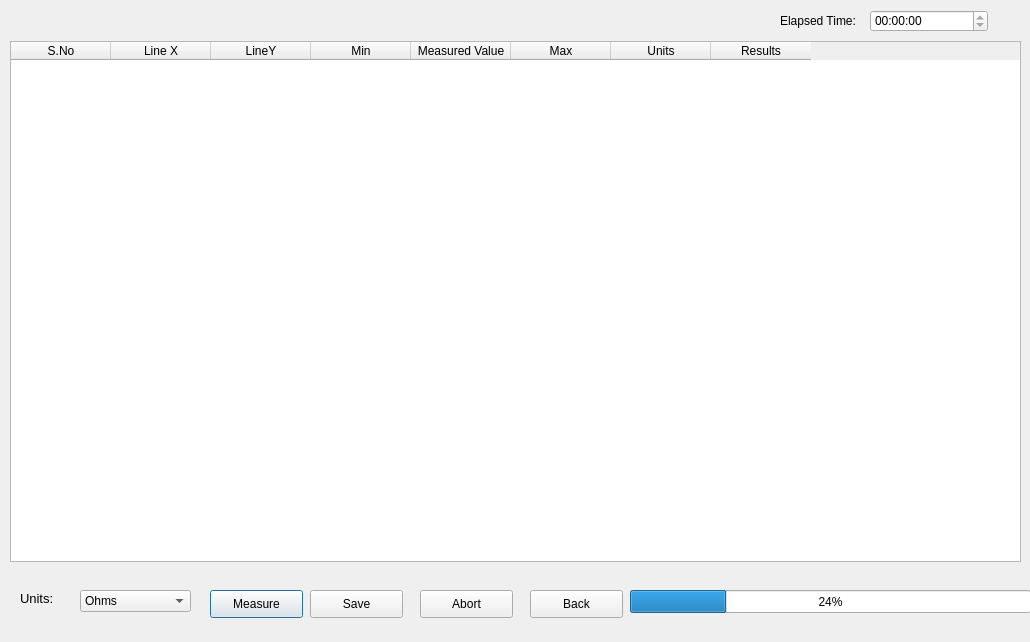
<?xml version="1.0" encoding="UTF-8"?>
<ui version="4.0">
 <class>Dialog_Pin_to_PinAutomatic</class>
 <widget class="QDialog" name="Dialog_Pin_to_PinAutomatic">
  <property name="geometry">
   <rect>
    <x>0</x>
    <y>0</y>
    <width>1030</width>
    <height>642</height>
   </rect>
  </property>
  <property name="windowTitle">
   <string>Pin to Pin Automatic</string>
  </property>
  <widget class="QTableWidget" name="tableWidget">
   <property name="geometry">
    <rect>
     <x>10</x>
     <y>41</y>
     <width>1011</width>
     <height>521</height>
    </rect>
   </property>
   <column>
    <property name="text">
     <string>S.No</string>
    </property>
   </column>
   <column>
    <property name="text">
     <string>Line X</string>
    </property>
   </column>
   <column>
    <property name="text">
     <string>LineY</string>
    </property>
   </column>
   <column>
    <property name="text">
     <string>Min</string>
    </property>
   </column>
   <column>
    <property name="text">
     <string>Measured Value</string>
    </property>
   </column>
   <column>
    <property name="text">
     <string>Max</string>
    </property>
   </column>
   <column>
    <property name="text">
     <string>Units</string>
    </property>
   </column>
   <column>
    <property name="text">
     <string>Results</string>
    </property>
   </column>
  </widget>
  <widget class="QPushButton" name="pushButton_Measure">
   <property name="geometry">
    <rect>
     <x>210</x>
     <y>590</y>
     <width>93</width>
     <height>28</height>
    </rect>
   </property>
   <property name="text">
    <string>Measure</string>
   </property>
  </widget>
  <widget class="QPushButton" name="pushButton_Save">
   <property name="geometry">
    <rect>
     <x>310</x>
     <y>590</y>
     <width>93</width>
     <height>28</height>
    </rect>
   </property>
   <property name="text">
    <string>Save</string>
   </property>
  </widget>
  <widget class="QPushButton" name="pushButton_Abort">
   <property name="geometry">
    <rect>
     <x>420</x>
     <y>590</y>
     <width>93</width>
     <height>28</height>
    </rect>
   </property>
   <property name="text">
    <string>Abort</string>
   </property>
  </widget>
  <widget class="QPushButton" name="pushButton_Back">
   <property name="geometry">
    <rect>
     <x>530</x>
     <y>590</y>
     <width>93</width>
     <height>28</height>
    </rect>
   </property>
   <property name="text">
    <string>Back</string>
   </property>
  </widget>
  <widget class="QProgressBar" name="progressBar">
   <property name="geometry">
    <rect>
     <x>630</x>
     <y>590</y>
     <width>401</width>
     <height>23</height>
    </rect>
   </property>
   <property name="value">
    <number>24</number>
   </property>
  </widget>
  <widget class="QLabel" name="label_Units">
   <property name="geometry">
    <rect>
     <x>20</x>
     <y>590</y>
     <width>55</width>
     <height>16</height>
    </rect>
   </property>
   <property name="font">
    <font>
     <pointsize>10</pointsize>
    </font>
   </property>
   <property name="text">
    <string>Units:</string>
   </property>
  </widget>
  <widget class="QComboBox" name="comboBox">
   <property name="geometry">
    <rect>
     <x>80</x>
     <y>590</y>
     <width>111</width>
     <height>22</height>
    </rect>
   </property>
   <item>
    <property name="text">
     <string>Ohms</string>
    </property>
   </item>
  </widget>
  <widget class="QLabel" name="label_Elapsedtime">
   <property name="geometry">
    <rect>
     <x>780</x>
     <y>10</y>
     <width>91</width>
     <height>21</height>
    </rect>
   </property>
   <property name="text">
    <string>Elapsed Time:</string>
   </property>
  </widget>
  <widget class="QTimeEdit" name="timeEdit_ElapsedTime">
   <property name="geometry">
    <rect>
     <x>870</x>
     <y>10</y>
     <width>118</width>
     <height>22</height>
    </rect>
   </property>
   <property name="readOnly">
    <bool>true</bool>
   </property>
   <property name="displayFormat">
    <string>HH:mm:ss</string>
   </property>
  </widget>
 </widget>
 <resources/>
 <connections/>
</ui>
